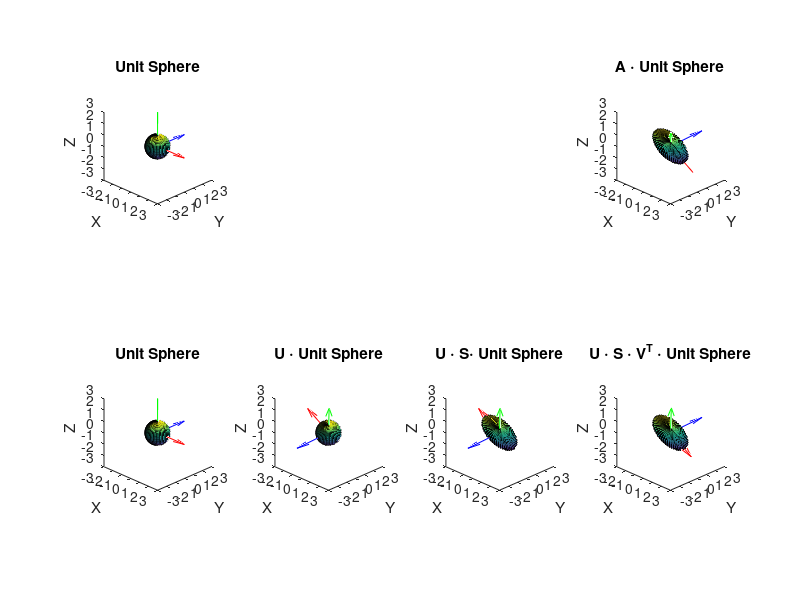

Write MATLAB code to recreate this figure.
clear,clc,close all
%% Create sphere
e1 = [3;0;0];
e2 = [0;3;0];
e3 = [0;0;3];

[x,y,z] = sphere(50);

figure
subplot(2,4,1)
hold on
quiver3(0,0,0,e1(1),e1(2),e1(3),0,'r');
quiver3(0,0,0,e2(1),e2(2),e2(3),0,'b');
quiver3(0,0,0,e3(1),e3(2),e3(3),0,'g');
axis equal
axis([-3,3,-3,3,-3,3]);
s = surface(x,y,z);
xlabel('X')
ylabel('Y')
zlabel('Z')
view([45 26]);
title('Unit Sphere')

%% Rotation and stretching matrices;
a1 = pi/15;
a2 = -pi/9;
a3 = -pi/20;

Rx = [1 0 0
    0 cos(a1) -sin(a1)
    0 sin(a1) cos(a1)];

Ry = [ cos(a2) 0 -sin(a2)
    0 1 0
    sin(a2) 0 cos(a3)];

Rz = [cos(a3) -sin(a3) 0
    sin(a3) cos(a3) 0
    0 0 1];

E = diag([2;1;0.5]);

R =  Rz*Ry*Rx;
A = R*E

%% tarnsform sphere
xf = 0*x;
yf = 0*y;
zf = 0*z;

for i=1:51
    for ii=1:51
        F = A*[x(i,ii);y(i,ii);z(i,ii)];
        xf(i,ii) = F(1);
        yf(i,ii) = F(2);
        zf(i,ii) = F(3);
    end
end

e1f = A*e1;
e2f = A*e2;
e3f = A*e3;

subplot(2,4,4)
hold on
quiver3(0,0,0,e1f(1),e1f(2),e1f(3),0,'r');
quiver3(0,0,0,e2f(1),e2f(2),e2f(3),0,'b');
quiver3(0,0,0,e3f(1),e3f(2),e3f(3),0,'g');
axis equal
axis([-3,3,-3,3,-3,3]);
s = surf(xf,yf,zf);
xlabel('X')
ylabel('Y')
zlabel('Z')
view([45 26]);
title('A \cdot Unit Sphere')

%% SVD of A

[U,S,V] = svd(A);

subplot(2,4,5)
hold on
quiver3(0,0,0,e1(1),e1(2),e1(3),0,'r');
quiver3(0,0,0,e2(1),e2(2),e2(3),0,'b');
quiver3(0,0,0,e3(1),e3(2),e3(3),0,'g');
axis equal
axis([-3,3,-3,3,-3,3]);
s = surface(x,y,z);
xlabel('X')
ylabel('Y')
zlabel('Z')
view([45 26]);
title('Unit Sphere')

for i=1:51
    for ii=1:51
        F = U*[x(i,ii);y(i,ii);z(i,ii)];
        xf(i,ii) = F(1);
        yf(i,ii) = F(2);
        zf(i,ii) = F(3);
    end
end

e1f = U*e1;
e2f = U*e2;
e3f = U*e3;

subplot(2,4,6)
hold on
quiver3(0,0,0,e1f(1),e1f(2),e1f(3),0,'r');
quiver3(0,0,0,e2f(1),e2f(2),e2f(3),0,'b');
quiver3(0,0,0,e3f(1),e3f(2),e3f(3),0,'g');
axis equal
axis([-3,3,-3,3,-3,3]);
s = surf(xf,yf,zf);
xlabel('X')
ylabel('Y')
zlabel('Z')
view([45 26]);
title('U \cdot Unit Sphere')

for i=1:51
    for ii=1:51
        F = U*S*[x(i,ii);y(i,ii);z(i,ii)];
        xf(i,ii) = F(1);
        yf(i,ii) = F(2);
        zf(i,ii) = F(3);
    end
end

subplot(2,4,7)
hold on
quiver3(0,0,0,e1f(1),e1f(2),e1f(3),0,'r');
quiver3(0,0,0,e2f(1),e2f(2),e2f(3),0,'b');
quiver3(0,0,0,e3f(1),e3f(2),e3f(3),0,'g');
axis equal
axis([-3,3,-3,3,-3,3]);
s = surf(xf,yf,zf);
xlabel('X')
ylabel('Y')
zlabel('Z')
view([45 26]);
title('U \cdot S\cdot Unit Sphere')

for i=1:51
    for ii=1:51
        F = U*S*V'*[x(i,ii);y(i,ii);z(i,ii)];
        xf(i,ii) = F(1);
        yf(i,ii) = F(2);
        zf(i,ii) = F(3);
    end
end

e1f = U*V'*e1;
e2f = U*V'*e2;
e3f = U*V'*e3;

subplot(2,4,8)
hold on
quiver3(0,0,0,e1f(1),e1f(2),e1f(3),0,'r');
quiver3(0,0,0,e2f(1),e2f(2),e2f(3),0,'b');
quiver3(0,0,0,e3f(1),e3f(2),e3f(3),0,'g');
axis equal
axis([-3,3,-3,3,-3,3]);
s = surf(xf,yf,zf);
xlabel('X')
ylabel('Y')
zlabel('Z')
view([45 26]);
title('U \cdot S \cdot V^T \cdot Unit Sphere')
